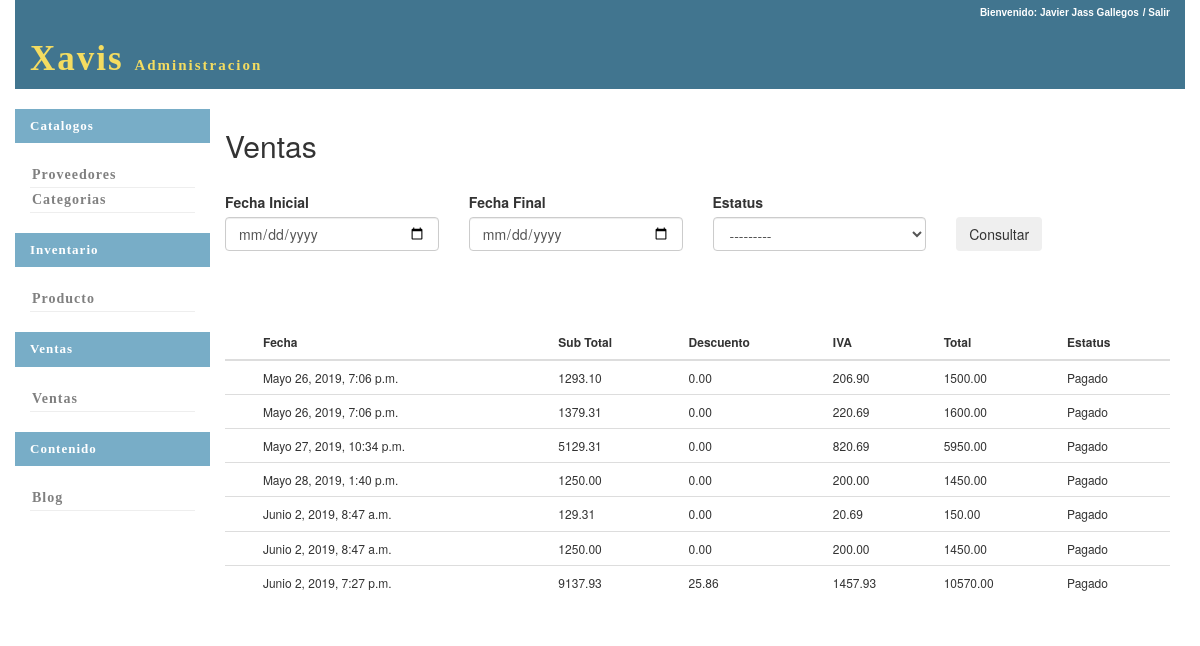
/ventas/busca_ventas/ (signed in), run on an earlier commit of the app's database.
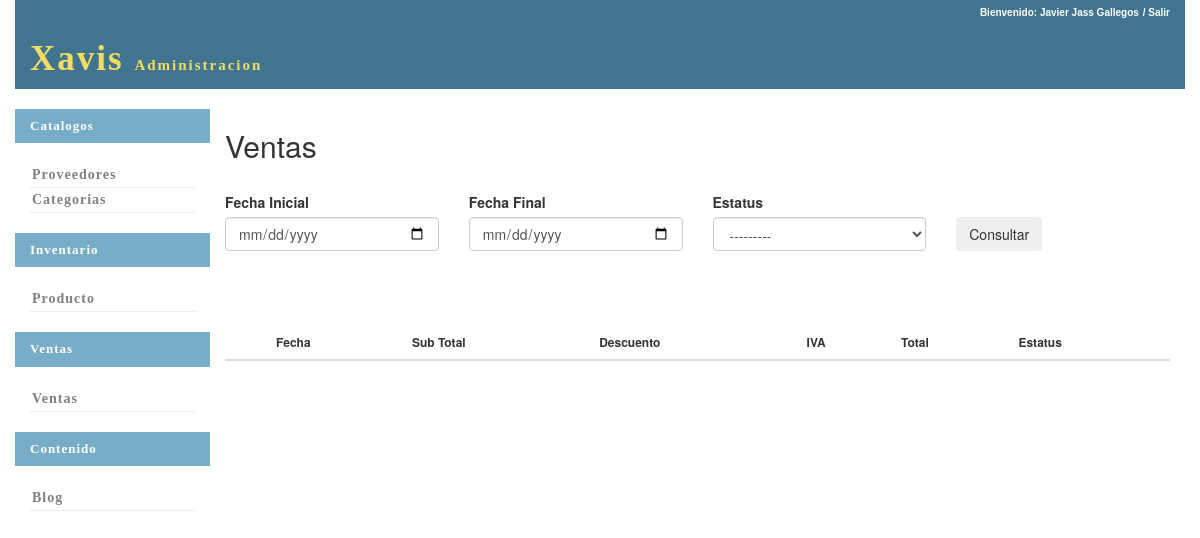
And on a later commit of the database.
### ventas/models.py (models this page shows)
class Venta(models.Model):
	fecha=models.DateTimeField(default=datetime.now())
	sub_total=models.DecimalField(max_digits=20,decimal_places=2,null=False)
	descuento=models.DecimalField(max_digits=20,decimal_places=2,null=False,default=0)
	iva=models.DecimalField(max_digits=20,decimal_places=2,null=False)
	total=models.DecimalField(max_digits=20,decimal_places=2,null=False)
	id_estatus_venta=models.ForeignKey(Estatus_Venta,on_delete=models.PROTECT,default=1)
	link_seguimiento=models.CharField(max_length=200,null=True,default='No Disponible')
	cliente=models.ForeignKey(Cliente,on_delete=models.PROTECT,default=1)

class Estatus_Venta(models.Model):
	estatus_venta=models.CharField(max_length=30,null=False)
	def __str__(self):
		return self.estatus_venta

### ventas/views.py (the view)
def busca_ventas(request):
	if not request.user.is_authenticated:
		return HttpResponseRedirect(reverse('seguridad:login'))
	if request.method=="POST":
		fecha_i=request.POST.get("fecha_inicial")
		fecha_f=request.POST.get("fecha_final")
		if request.POST.get("id_estatus_venta"):
			id_estatus_venta=int(request.POST.get("id_estatus_venta"))
		else:
			id_estatus_venta=0
		if fecha_i=="" and fecha_i=="" and id_estatus_venta==0:
			ventas=Venta.objects.all()
		if fecha_i!="" and fecha_i!="":
			if id_estatus_venta>0:
				ventas=Venta.objects.filter(fecha__range=(fecha_i,fecha_f),id_estatus_venta=id_estatus_venta)
			else:
				ventas=Venta.objects.filter(fecha__range=(fecha_i,fecha_f))
		if id_estatus_venta>0:
			if fecha_i!="" and fecha_i!="":
				ventas=Venta.objects.filter(fecha__range=(fecha_i,fecha_f),id_estatus_venta=id_estatus_venta)
			else:
				ventas=Venta.objects.filter(id_estatus_venta=id_estatus_venta)
		form=Busqueda_Venta_Form(request.POST)
	else:
		form=Busqueda_Venta_Form()
		ventas=Venta.objects.all()
	return render(request,'ventas/busca_ventas.html',locals())

### ventas/forms.py
class Busqueda_Venta_Form(forms.Form):
	fecha_inicial=forms.DateTimeField()
	fecha_final=forms.DateTimeField()
	id_estatus_venta=forms.ModelChoiceField(queryset=Estatus_Venta.objects.all())
	def __init__(self, *args, **kwargs):
		super(self.__class__, self).__init__(*args, **kwargs)
		self.fields['fecha_final'].required = False
		self.fields['fecha_inicial'].required = False
		self.fields['id_estatus_venta'].required = False

### ventas/templates/ventas/busca_ventas.html (shortened to what this page needs)
{%extends 'base.html'%}
{% load bootstrap3 %}
{% block content%}
	<form method="post" action="#">
		<h2>Ventas</h2>
		<br>
		<div class="row">
			<div class="col-xs-3">
				<label>Fecha Inicial</label>
			</div>
			<div class="col-xs-3">
				<label>Fecha Final</label>
			</div>
			<div class="col-xs-3">
				<label>Estatus</label>
			</div>
		</div>
		<div class="row">
			<div class="col-xs-3">
				<input  name="fecha_inicial" class="form-control" type="date" title="" id="id_fecha_inicial">
			</div>
			<div class="col-xs-3">
				<input  name="fecha_final" class="form-control" type="date" title="" id="id_fecha_final">
			</div>
			<div class="col-xs-3">
				{%bootstrap_field form.id_estatus_venta show_label=False%}
			</div>
			<div class="col-xs-3">
				<button class="btn">Consultar</button>
			</div>
		</div>
		<br>
		<br>
		<br>
		<table class="table">
			<thead>
				<th>
				</th>
				<th>Fecha</th>
				<th>Sub Total</th>
				<th>Descuento</th>
				<th>IVA</th>
				<th>Total</th>
				<th>Estatus</th>
			</thead>
			<tbody>
				{% for v in ventas %}
					<tr>
						<td><a href="../detalle_venta/{{v.id}}">{% bootstrap_icon 'pencil' %}</a></td>
						<td>{{v.fecha}}</td>
						<td>{{v.sub_total}}</td>
						<td>{{v.descuento}}</td>
						<td>{{v.iva}}</td>
						<td>{{v.total}}</td>
						<td>{{v.id_estatus_venta.estatus_venta}}</td>
					</tr>
				{% endfor %}
			</tbody>
		</table>
	</form>
{% endblock %}

What changed in the data, as far as the page shows it:
removed Venta: fecha "Mayo 26, 2019, 7:06 p.m.", sub_total "1293.10", descuento "0.00", iva "206.90", total "1500.00", id_estatus_venta.estatus_venta "Pagado"
removed Venta: fecha "Mayo 26, 2019, 7:06 p.m.", sub_total "1379.31", descuento "0.00", iva "220.69", total "1600.00", id_estatus_venta.estatus_venta "Pagado"
removed Venta: fecha "Mayo 27, 2019, 10:34 p.m.", sub_total "5129.31", descuento "0.00", iva "820.69", total "5950.00", id_estatus_venta.estatus_venta "Pagado"
removed Venta: fecha "Mayo 28, 2019, 1:40 p.m.", sub_total "1250.00", descuento "0.00", iva "200.00", total "1450.00", id_estatus_venta.estatus_venta "Pagado"
removed Venta: fecha "Junio 2, 2019, 8:47 a.m.", sub_total "129.31", descuento "0.00", iva "20.69", total "150.00", id_estatus_venta.estatus_venta "Pagado"
removed Venta: fecha "Junio 2, 2019, 8:47 a.m.", sub_total "1250.00", descuento "0.00", iva "200.00", total "1450.00", id_estatus_venta.estatus_venta "Pagado"
removed Venta: fecha "Junio 2, 2019, 7:27 p.m.", sub_total "9137.93", descuento "25.86", iva "1457.93", total "10570.00", id_estatus_venta.estatus_venta "Pagado"
